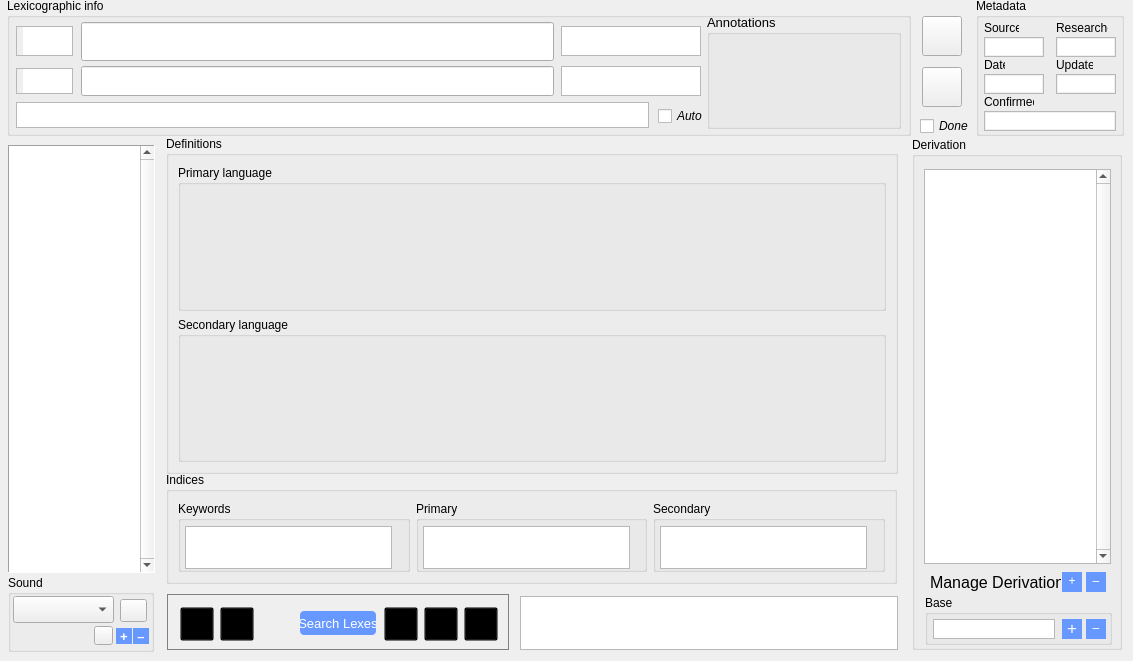
    <widget class="QWidget" name="lexicon">
     <attribute name="title">
      <string>Lexicon</string>
     </attribute>
     <widget class="QFrame" name="lControlBar">
      <property name="geometry">
       <rect>
        <x>167</x>
        <y>594</y>
        <width>342</width>
        <height>56</height>
       </rect>
      </property>
      <property name="sizePolicy">
       <sizepolicy hsizetype="Fixed" vsizetype="Fixed">
        <horstretch>0</horstretch>
        <verstretch>0</verstretch>
       </sizepolicy>
      </property>
      <property name="styleSheet">
       <string notr="true">QFrame {
     border: 1px solid gray;
}

QToolButton {
     background: transparent;
     min-width: 32px;
	 min-height: 32px;
     max-width: 32px;
	 max-height: 32px;
}
</string>
      </property>
      <property name="frameShape">
       <enum>QFrame::StyledPanel</enum>
      </property>
      <property name="frameShadow">
       <enum>QFrame::Sunken</enum>
      </property>
      <widget class="QToolButton" name="lBeginBtn">
       <property name="geometry">
        <rect>
         <x>13</x>
         <y>13</y>
         <width>34</width>
         <height>34</height>
        </rect>
       </property>
       <property name="font">
        <font>
         <pointsize>28</pointsize>
        </font>
       </property>
       <property name="toolTip">
        <string>go to first card of lexicon</string>
       </property>
       <property name="autoFillBackground">
        <bool>false</bool>
       </property>
       <property name="text">
        <string/>
       </property>
       <property name="toolButtonStyle">
        <enum>Qt::ToolButtonIconOnly</enum>
       </property>
      </widget>
      <widget class="QToolButton" name="lPrevBtn">
       <property name="geometry">
        <rect>
         <x>53</x>
         <y>13</y>
         <width>34</width>
         <height>34</height>
        </rect>
       </property>
       <property name="toolTip">
        <string>go to previous card of lexicon</string>
       </property>
       <property name="text">
        <string/>
       </property>
      </widget>
      <widget class="QToolButton" name="lRtnBtn">
       <property name="geometry">
        <rect>
         <x>93</x>
         <y>13</y>
         <width>34</width>
         <height>34</height>
        </rect>
       </property>
       <property name="toolTip">
        <string>go back</string>
       </property>
       <property name="styleSheet">
        <string notr="true"/>
       </property>
       <property name="text">
        <string/>
       </property>
       <property name="autoRaise">
        <bool>true</bool>
       </property>
      </widget>
      <widget class="QPushButton" name="lAdvancedSearch">
       <property name="geometry">
        <rect>
         <x>133</x>
         <y>17</y>
         <width>76</width>
         <height>24</height>
        </rect>
       </property>
       <property name="sizePolicy">
        <sizepolicy hsizetype="Fixed" vsizetype="Fixed">
         <horstretch>0</horstretch>
         <verstretch>0</verstretch>
        </sizepolicy>
       </property>
       <property name="font">
        <font>
         <pointsize>10</pointsize>
         <weight>50</weight>
         <italic>false</italic>
         <bold>false</bold>
        </font>
       </property>
       <property name="toolTip">
        <string>advanced search</string>
       </property>
       <property name="styleSheet">
        <string notr="true">QPushButton {
	background: #6698FF;
	color: white;    
	border: 0px solid black;
	border-radius: 4px;
    	padding: 0 0 0 0;
    	margin: 0 0 0 0;
}

QPushButton:pressed {
	background: #1E90FF;
	border: 2px outset #1E90FF;
}</string>
       </property>
       <property name="text">
        <string>Search Lexes</string>
       </property>
      </widget>
      <widget class="QToolButton" name="lNextBtn">
       <property name="geometry">
        <rect>
         <x>257</x>
         <y>13</y>
         <width>34</width>
         <height>34</height>
        </rect>
       </property>
       <property name="toolTip">
        <string>go to next card of lexicon</string>
       </property>
       <property name="text">
        <string/>
       </property>
       <property name="popupMode">
        <enum>QToolButton::DelayedPopup</enum>
       </property>
       <property name="arrowType">
        <enum>Qt::NoArrow</enum>
       </property>
      </widget>
      <widget class="QToolButton" name="lEndBtn">
       <property name="geometry">
        <rect>
         <x>297</x>
         <y>13</y>
         <width>34</width>
         <height>34</height>
        </rect>
       </property>
       <property name="toolTip">
        <string>go to last cd of lexicon</string>
       </property>
       <property name="text">
        <string/>
       </property>
      </widget>
      <widget class="QToolButton" name="lFwdBtn">
       <property name="geometry">
        <rect>
         <x>217</x>
         <y>13</y>
         <width>34</width>
         <height>34</height>
        </rect>
       </property>
       <property name="minimumSize">
        <size>
         <width>34</width>
         <height>34</height>
        </size>
       </property>
       <property name="maximumSize">
        <size>
         <width>34</width>
         <height>34</height>
        </size>
       </property>
       <property name="toolTip">
        <string>go forward</string>
       </property>
       <property name="text">
        <string/>
       </property>
      </widget>
     </widget>
     <widget class="QListView" name="lLexNav">
      <property name="geometry">
       <rect>
        <x>8</x>
        <y>145</y>
        <width>147</width>
        <height>428</height>
       </rect>
      </property>
      <property name="toolTip">
       <string>find lexical entry</string>
      </property>
      <property name="frameShape">
       <enum>QFrame::Panel</enum>
      </property>
      <property name="verticalScrollBarPolicy">
       <enum>Qt::ScrollBarAlwaysOn</enum>
      </property>
      <property name="horizontalScrollBarPolicy">
       <enum>Qt::ScrollBarAlwaysOff</enum>
      </property>
      <property name="alternatingRowColors">
       <bool>true</bool>
      </property>
     </widget>
     <widget class="QGroupBox" name="lHeader">
      <property name="geometry">
       <rect>
        <x>7</x>
        <y>-2</y>
        <width>904</width>
        <height>138</height>
       </rect>
      </property>
      <property name="styleSheet">
       <string notr="true">QLineEdit {
    padding-left: 3px;
}</string>
      </property>
      <property name="title">
       <string>Lexicographic info</string>
      </property>
      <widget class="QLineEdit" name="lOrthography">
       <property name="geometry">
        <rect>
         <x>74</x>
         <y>24</y>
         <width>473</width>
         <height>39</height>
        </rect>
       </property>
       <property name="font">
        <font>
         <pointsize>18</pointsize>
        </font>
       </property>
       <property name="toolTip">
        <string>orthographic form</string>
       </property>
      </widget>
      <widget class="QLineEdit" name="lIPA">
       <property name="geometry">
        <rect>
         <x>74</x>
         <y>68</y>
         <width>473</width>
         <height>30</height>
        </rect>
       </property>
       <property name="font">
        <font>
         <pointsize>12</pointsize>
        </font>
       </property>
       <property name="toolTip">
        <string>phonemic form</string>
       </property>
      </widget>
      <widget class="QPlainTextEdit" name="lPOS">
       <property name="geometry">
        <rect>
         <x>9</x>
         <y>28</y>
         <width>57</width>
         <height>30</height>
        </rect>
       </property>
       <property name="font">
        <font>
         <pointsize>12</pointsize>
        </font>
       </property>
       <property name="toolTip">
        <string>part of speech</string>
       </property>
       <property name="layoutDirection">
        <enum>Qt::LeftToRight</enum>
       </property>
       <property name="styleSheet">
        <string notr="true">padding-left: 6px;</string>
       </property>
      </widget>
      <widget class="QTextEdit" name="lLiteral">
       <property name="geometry">
        <rect>
         <x>9</x>
         <y>104</y>
         <width>633</width>
         <height>26</height>
        </rect>
       </property>
       <property name="font">
        <font>
         <pointsize>10</pointsize>
        </font>
       </property>
       <property name="toolTip">
        <string>literal gloss/morphological breakdown</string>
       </property>
      </widget>
      <widget class="QTextEdit" name="lDialect">
       <property name="geometry">
        <rect>
         <x>554</x>
         <y>28</y>
         <width>140</width>
         <height>30</height>
        </rect>
       </property>
       <property name="font">
        <font>
         <pointsize>11</pointsize>
        </font>
       </property>
       <property name="contextMenuPolicy">
        <enum>Qt::CustomContextMenu</enum>
       </property>
       <property name="toolTip">
        <string>dialectal information. 
Use the format: Cdn. (US. soda)

For expressions known for only one
dialect, simply give the dialect name
without an alternative. Separate
multiple entries with a semi-colon.</string>
       </property>
       <property name="readOnly">
        <bool>false</bool>
       </property>
      </widget>
      <widget class="QCheckBox" name="lAutoBtn">
       <property name="geometry">
        <rect>
         <x>651</x>
         <y>108</y>
         <width>48</width>
         <height>20</height>
        </rect>
       </property>
       <property name="font">
        <font>
         <pointsize>9</pointsize>
         <italic>true</italic>
        </font>
       </property>
       <property name="toolTip">
        <string>link orthographic and phonemic transcriptions</string>
       </property>
       <property name="autoFillBackground">
        <bool>false</bool>
       </property>
       <property name="text">
        <string>Auto</string>
       </property>
      </widget>
      <widget class="QPlainTextEdit" name="lRegister">
       <property name="geometry">
        <rect>
         <x>9</x>
         <y>70</y>
         <width>57</width>
         <height>26</height>
        </rect>
       </property>
       <property name="font">
        <font>
         <pointsize>10</pointsize>
        </font>
       </property>
       <property name="toolTip">
        <string>register (e.g., archaic, vulgar, etc.)</string>
       </property>
       <property name="layoutDirection">
        <enum>Qt::LeftToRight</enum>
       </property>
       <property name="styleSheet">
        <string notr="true">padding-left: 6px;</string>
       </property>
      </widget>
      <widget class="QPlainTextEdit" name="lBrrw">
       <property name="geometry">
        <rect>
         <x>554</x>
         <y>68</y>
         <width>140</width>
         <height>30</height>
        </rect>
       </property>
       <property name="font">
        <font>
         <pointsize>11</pointsize>
        </font>
       </property>
       <property name="contextMenuPolicy">
        <enum>Qt::CustomContextMenu</enum>
       </property>
       <property name="toolTip">
        <string>source of borrowed forms.
Use the format: Sp. “nena”</string>
       </property>
      </widget>
      <widget class="QGroupBox" name="lGrammarBox">
       <property name="geometry">
        <rect>
         <x>700</x>
         <y>16</y>
         <width>194</width>
         <height>115</height>
        </rect>
       </property>
       <property name="font">
        <font>
         <pointsize>10</pointsize>
        </font>
       </property>
       <property name="styleSheet">
        <string notr="true">QTextEdit {
	font-size: 10pts;
}</string>
       </property>
       <property name="title">
        <string>Annotations</string>
       </property>
      </widget>
     </widget>
     <widget class="QGroupBox" name="lMetadataBox">
      <property name="geometry">
       <rect>
        <x>976</x>
        <y>-2</y>
        <width>148</width>
        <height>138</height>
       </rect>
      </property>
      <property name="sizePolicy">
       <sizepolicy hsizetype="Fixed" vsizetype="Fixed">
        <horstretch>0</horstretch>
        <verstretch>0</verstretch>
       </sizepolicy>
      </property>
      <property name="styleSheet">
       <string notr="true">QPlainTextEdit {
    font-size: 9;
    border-radius: 0pts;
    max-height: 16px;
    min-width: 45px;
    min-height: 16px;
    padding: 1px;
}</string>
      </property>
      <property name="title">
       <string>Metadata</string>
      </property>
      <widget class="QLabel" name="lLabelSource">
       <property name="geometry">
        <rect>
         <x>8</x>
         <y>22</y>
         <width>35</width>
         <height>16</height>
        </rect>
       </property>
       <property name="font">
        <font>
         <pointsize>9</pointsize>
        </font>
       </property>
       <property name="text">
        <string>Source</string>
       </property>
      </widget>
      <widget class="QLabel" name="lLabelDate">
       <property name="geometry">
        <rect>
         <x>8</x>
         <y>59</y>
         <width>21</width>
         <height>16</height>
        </rect>
       </property>
       <property name="font">
        <font>
         <pointsize>9</pointsize>
        </font>
       </property>
       <property name="text">
        <string>Date</string>
       </property>
      </widget>
      <widget class="QLabel" name="lLabelResearcher">
       <property name="geometry">
        <rect>
         <x>80</x>
         <y>22</y>
         <width>52</width>
         <height>16</height>
        </rect>
       </property>
       <property name="font">
        <font>
         <pointsize>9</pointsize>
        </font>
       </property>
       <property name="text">
        <string>Researcher</string>
       </property>
      </widget>
      <widget class="QLabel" name="lLabelConfirmed">
       <property name="geometry">
        <rect>
         <x>8</x>
         <y>96</y>
         <width>50</width>
         <height>16</height>
        </rect>
       </property>
       <property name="font">
        <font>
         <pointsize>9</pointsize>
        </font>
       </property>
       <property name="text">
        <string>Confirmed</string>
       </property>
      </widget>
      <widget class="QLabel" name="lLabelUpdated">
       <property name="geometry">
        <rect>
         <x>80</x>
         <y>59</y>
         <width>37</width>
         <height>16</height>
        </rect>
       </property>
       <property name="font">
        <font>
         <pointsize>9</pointsize>
        </font>
       </property>
       <property name="text">
        <string>Updated</string>
       </property>
      </widget>
      <widget class="QPlainTextEdit" name="lSource">
       <property name="geometry">
        <rect>
         <x>8</x>
         <y>39</y>
         <width>60</width>
         <height>18</height>
        </rect>
       </property>
       <property name="font">
        <font>
         <pointsize>9</pointsize>
         <weight>50</weight>
         <italic>false</italic>
         <bold>false</bold>
        </font>
       </property>
       <property name="toolTip">
        <string>original speaker source</string>
       </property>
       <property name="verticalScrollBarPolicy">
        <enum>Qt::ScrollBarAlwaysOff</enum>
       </property>
       <property name="horizontalScrollBarPolicy">
        <enum>Qt::ScrollBarAlwaysOff</enum>
       </property>
      </widget>
      <widget class="QPlainTextEdit" name="lResearcher">
       <property name="geometry">
        <rect>
         <x>80</x>
         <y>39</y>
         <width>60</width>
         <height>18</height>
        </rect>
       </property>
       <property name="font">
        <font>
         <pointsize>9</pointsize>
         <weight>50</weight>
         <italic>false</italic>
         <bold>false</bold>
        </font>
       </property>
       <property name="toolTip">
        <string>person who collected form</string>
       </property>
       <property name="verticalScrollBarPolicy">
        <enum>Qt::ScrollBarAlwaysOff</enum>
       </property>
       <property name="horizontalScrollBarPolicy">
        <enum>Qt::ScrollBarAlwaysOff</enum>
       </property>
      </widget>
      <widget class="QPlainTextEdit" name="lDate">
       <property name="geometry">
        <rect>
         <x>8</x>
         <y>76</y>
         <width>60</width>
         <height>18</height>
        </rect>
       </property>
       <property name="font">
        <font>
         <pointsize>8</pointsize>
         <weight>50</weight>
         <italic>false</italic>
         <bold>false</bold>
        </font>
       </property>
       <property name="toolTip">
        <string>date entered/date collected.
yyyy–MM–dd format recommended</string>
       </property>
       <property name="verticalScrollBarPolicy">
        <enum>Qt::ScrollBarAlwaysOff</enum>
       </property>
       <property name="horizontalScrollBarPolicy">
        <enum>Qt::ScrollBarAlwaysOff</enum>
       </property>
      </widget>
      <widget class="QPlainTextEdit" name="lConfirmed">
       <property name="geometry">
        <rect>
         <x>8</x>
         <y>113</y>
         <width>132</width>
         <height>18</height>
        </rect>
       </property>
       <property name="font">
        <font>
         <pointsize>9</pointsize>
         <weight>50</weight>
         <italic>false</italic>
         <bold>false</bold>
        </font>
       </property>
       <property name="toolTip">
        <string>additional confirmations</string>
       </property>
       <property name="verticalScrollBarPolicy">
        <enum>Qt::ScrollBarAlwaysOff</enum>
       </property>
       <property name="horizontalScrollBarPolicy">
        <enum>Qt::ScrollBarAlwaysOff</enum>
       </property>
       <property name="lineWrapMode">
        <enum>QPlainTextEdit::NoWrap</enum>
       </property>
      </widget>
      <widget class="QPlainTextEdit" name="lUpdated">
       <property name="geometry">
        <rect>
         <x>80</x>
         <y>76</y>
         <width>60</width>
         <height>18</height>
        </rect>
       </property>
       <property name="font">
        <font>
         <pointsize>8</pointsize>
         <weight>50</weight>
         <italic>false</italic>
         <bold>false</bold>
        </font>
       </property>
       <property name="toolTip">
        <string>date last updated</string>
       </property>
       <property name="verticalScrollBarPolicy">
        <enum>Qt::ScrollBarAlwaysOff</enum>
       </property>
       <property name="horizontalScrollBarPolicy">
        <enum>Qt::ScrollBarAlwaysOff</enum>
       </property>
       <property name="readOnly">
        <bool>true</bool>
       </property>
      </widget>
     </widget>
     <widget class="QGroupBox" name="lIndexBox">
      <property name="geometry">
       <rect>
        <x>166</x>
        <y>472</y>
        <width>731</width>
        <height>112</height>
       </rect>
      </property>
      <property name="styleSheet">
       <string notr="true"/>
      </property>
      <property name="title">
       <string>Indices</string>
      </property>
      <layout class="QHBoxLayout" name="horizontalLayout_3">
       <item>
        <widget class="QGroupBox" name="lKeywordsBox">
         <property name="autoFillBackground">
          <bool>false</bool>
         </property>
         <property name="styleSheet">
          <string notr="true">QGroupBox.title {
	background-color: transparent;
}</string>
         </property>
         <property name="title">
          <string>Keywords</string>
         </property>
         <widget class="QPlainTextEdit" name="lKeywordIndex">
          <property name="geometry">
           <rect>
            <x>7</x>
            <y>25</y>
            <width>207</width>
            <height>43</height>
           </rect>
          </property>
          <property name="toolTip">
           <string>keywords/semantic fields</string>
          </property>
         </widget>
        </widget>
       </item>
       <item>
        <widget class="QGroupBox" name="lPrimaryIndexBox">
         <property name="title">
          <string>Primary</string>
         </property>
         <widget class="QPlainTextEdit" name="lPrimaryIndex">
          <property name="geometry">
           <rect>
            <x>7</x>
            <y>25</y>
            <width>207</width>
            <height>43</height>
           </rect>
          </property>
          <property name="toolTip">
           <string notr="true" extracomment="index keys in primary language">index keys in primary language</string>
          </property>
         </widget>
        </widget>
       </item>
       <item>
        <widget class="QGroupBox" name="lSecondaryIndexBox">
         <property name="title">
          <string>Secondary</string>
         </property>
         <widget class="QPlainTextEdit" name="lSecondaryIndex">
          <property name="geometry">
           <rect>
            <x>7</x>
            <y>25</y>
            <width>207</width>
            <height>43</height>
           </rect>
          </property>
          <property name="minimumSize">
           <size>
            <width>122</width>
            <height>0</height>
           </size>
          </property>
          <property name="toolTip">
           <string>index keys in secondary language</string>
          </property>
         </widget>
        </widget>
       </item>
      </layout>
     </widget>
     <widget class="QGroupBox" name="lDefBox">
      <property name="geometry">
       <rect>
        <x>166</x>
        <y>136</y>
        <width>732</width>
        <height>338</height>
       </rect>
      </property>
      <property name="styleSheet">
       <string notr="true"/>
      </property>
      <property name="title">
       <string>Definitions</string>
      </property>
      <layout class="QVBoxLayout" name="verticalLayout">
       <item>
        <widget class="QGroupBox" name="lL1Box">
         <property name="autoFillBackground">
          <bool>false</bool>
         </property>
         <property name="title">
          <string>Primary language</string>
         </property>
         <property name="flat">
          <bool>false</bool>
         </property>
        </widget>
       </item>
       <item>
        <widget class="QGroupBox" name="lL2Box">
         <property name="title">
          <string>Secondary language</string>
         </property>
        </widget>
       </item>
      </layout>
     </widget>
     <widget class="QGroupBox" name="lSoundBox">
      <property name="geometry">
       <rect>
        <x>8</x>
        <y>575</y>
        <width>146</width>
        <height>77</height>
       </rect>
      </property>
      <property name="styleSheet">
       <string notr="true">QToolButton {
    background: auto;
}
QToolButton:pressed {
	border: 2px outset transparent;
}</string>
      </property>
      <property name="title">
       <string>Sound</string>
      </property>
      <widget class="QComboBox" name="lRecordings">
       <property name="geometry">
        <rect>
         <x>5</x>
         <y>21</y>
         <width>101</width>
         <height>27</height>
        </rect>
       </property>
       <property name="font">
        <font>
         <pointsize>10</pointsize>
        </font>
       </property>
       <property name="toolTip">
        <string>recordings</string>
       </property>
       <property name="insertPolicy">
        <enum>QComboBox::InsertAtTop</enum>
       </property>
      </widget>
      <widget class="QToolButton" name="lPlaySoundBtn">
       <property name="geometry">
        <rect>
         <x>112</x>
         <y>24</y>
         <width>27</width>
         <height>23</height>
        </rect>
       </property>
       <property name="toolTip">
        <string>play recording</string>
       </property>
       <property name="styleSheet">
        <string notr="true"/>
       </property>
       <property name="text">
        <string/>
       </property>
      </widget>
      <widget class="QLabel" name="lSoundFileMeta">
       <property name="geometry">
        <rect>
         <x>8</x>
         <y>52</y>
         <width>71</width>
         <height>21</height>
        </rect>
       </property>
       <property name="font">
        <font>
         <pointsize>9</pointsize>
        </font>
       </property>
       <property name="toolTip">
        <string>speaker info for recording</string>
       </property>
       <property name="styleSheet">
        <string notr="true"/>
       </property>
      </widget>
      <widget class="QToolButton" name="lSoundMetaBtn">
       <property name="geometry">
        <rect>
         <x>86</x>
         <y>51</y>
         <width>19</width>
         <height>19</height>
        </rect>
       </property>
       <property name="toolTip">
        <string>metadata</string>
       </property>
      </widget>
      <widget class="QToolButton" name="lAddEgBtn">
       <property name="geometry">
        <rect>
         <x>108</x>
         <y>53</y>
         <width>16</width>
         <height>16</height>
        </rect>
       </property>
       <property name="font">
        <font>
         <pointsize>10</pointsize>
         <weight>75</weight>
         <bold>true</bold>
        </font>
       </property>
       <property name="toolTip">
        <string>add media file</string>
       </property>
       <property name="autoFillBackground">
        <bool>false</bool>
       </property>
       <property name="styleSheet">
        <string notr="true">QToolButton {
	background: #6698FF;
	color: white;
	border: 1px solid #6698FF;
}

QToolButton:pressed {
	border: 2px outset #1E90FF;
}</string>
       </property>
       <property name="text">
        <string>+</string>
       </property>
       <property name="toolButtonStyle">
        <enum>Qt::ToolButtonTextOnly</enum>
       </property>
       <property name="autoRaise">
        <bool>true</bool>
       </property>
      </widget>
      <widget class="QToolButton" name="lDelEgBtn">
       <property name="geometry">
        <rect>
         <x>125</x>
         <y>53</y>
         <width>16</width>
         <height>16</height>
        </rect>
       </property>
       <property name="font">
        <font>
         <pointsize>10</pointsize>
         <weight>75</weight>
         <bold>true</bold>
        </font>
       </property>
       <property name="toolTip">
        <string>delete media file</string>
       </property>
       <property name="styleSheet">
        <string notr="true">QToolButton {
	background: #6698FF;
	color: white;
	border: 1px solid #6698FF;
}

QToolButton:pressed {
	border: 2px outset #1E90FF;
}</string>
       </property>
       <property name="text">
        <string>–</string>
       </property>
       <property name="toolButtonStyle">
        <enum>Qt::ToolButtonTextOnly</enum>
       </property>
       <property name="autoRaise">
        <bool>true</bool>
       </property>
      </widget>
     </widget>
     <widget class="QTextEdit" name="lNotes">
      <property name="geometry">
       <rect>
        <x>520</x>
        <y>596</y>
        <width>378</width>
        <height>54</height>
       </rect>
      </property>
      <property name="toolTip">
       <string>comments</string>
      </property>
     </widget>
     <widget class="QGroupBox" name="lDerivationBox">
      <property name="geometry">
       <rect>
        <x>912</x>
        <y>137</y>
        <width>210</width>
        <height>513</height>
       </rect>
      </property>
      <property name="styleSheet">
       <string notr="true">QToolButton {
	min-height: 15px;
	min-width: 18px;
	max-height: 15px;
	max-width: 18px;
	padding-bottom: 3px;
	font: 75 13pt &quot;Lucida Grande&quot;;
	background: #6698FF;
	color: white;
	border: 1px solid #6698FF;
}

QToolButton:pressed {
	border: 2px outset #1E90FF;
}</string>
      </property>
      <property name="title">
       <string>Derivation</string>
      </property>
      <widget class="QListWidget" name="lDerivatives">
       <property name="geometry">
        <rect>
         <x>12</x>
         <y>32</y>
         <width>187</width>
         <height>395</height>
        </rect>
       </property>
       <property name="font">
        <font>
         <pointsize>10</pointsize>
        </font>
       </property>
       <property name="verticalScrollBarPolicy">
        <enum>Qt::ScrollBarAlwaysOn</enum>
       </property>
       <property name="horizontalScrollBarPolicy">
        <enum>Qt::ScrollBarAlwaysOff</enum>
       </property>
      </widget>
      <widget class="QGroupBox" name="DerToolBox">
       <property name="geometry">
        <rect>
         <x>13</x>
         <y>458</y>
         <width>187</width>
         <height>50</height>
        </rect>
       </property>
       <property name="styleSheet">
        <string notr="true"/>
       </property>
       <property name="title">
        <string>Base</string>
       </property>
       <widget class="QToolButton" name="lRadicalBtn">
        <property name="geometry">
         <rect>
          <x>137</x>
          <y>24</y>
          <width>20</width>
          <height>20</height>
         </rect>
        </property>
        <property name="font">
         <font>
          <family>Lucida Grande</family>
          <pointsize>13</pointsize>
          <weight>9</weight>
          <italic>false</italic>
          <bold>false</bold>
         </font>
        </property>
        <property name="toolTip">
         <string>add link to base
of entry word</string>
        </property>
        <property name="styleSheet">
         <string notr="true"/>
        </property>
        <property name="text">
         <string>+</string>
        </property>
       </widget>
       <widget class="QToolButton" name="lBreakLnkBtn">
        <property name="geometry">
         <rect>
          <x>161</x>
          <y>24</y>
          <width>20</width>
          <height>20</height>
         </rect>
        </property>
        <property name="toolTip">
         <string>break link to base</string>
        </property>
        <property name="text">
         <string>–</string>
        </property>
       </widget>
       <widget class="QListWidget" name="lBase">
        <property name="geometry">
         <rect>
          <x>8</x>
          <y>24</y>
          <width>122</width>
          <height>20</height>
         </rect>
        </property>
        <property name="font">
         <font>
          <pointsize>12</pointsize>
         </font>
        </property>
        <property name="toolTip">
         <string>click to go to
entry for base</string>
        </property>
        <property name="autoFillBackground">
         <bool>true</bool>
        </property>
        <property name="autoScroll">
         <bool>false</bool>
        </property>
       </widget>
      </widget>
      <widget class="QToolButton" name="lAddDerBtn">
       <property name="geometry">
        <rect>
         <x>150</x>
         <y>435</y>
         <width>20</width>
         <height>20</height>
        </rect>
       </property>
       <property name="toolTip">
        <string>add derivative</string>
       </property>
       <property name="text">
        <string>+</string>
       </property>
      </widget>
      <widget class="QToolButton" name="lRemoveDerBtn">
       <property name="geometry">
        <rect>
         <x>174</x>
         <y>435</y>
         <width>20</width>
         <height>20</height>
        </rect>
       </property>
       <property name="toolTip">
        <string>remove derivative</string>
       </property>
       <property name="text">
        <string>–</string>
       </property>
      </widget>
      <widget class="QLabel" name="label_8">
       <property name="geometry">
        <rect>
         <x>18</x>
         <y>435</y>
         <width>131</width>
         <height>20</height>
        </rect>
       </property>
       <property name="font">
        <font>
         <pointsize>12</pointsize>
        </font>
       </property>
       <property name="text">
        <string>Manage Derivations:</string>
       </property>
      </widget>
     </widget>
     <widget class="QCheckBox" name="lDoneBtn">
      <property name="geometry">
       <rect>
        <x>920</x>
        <y>117</y>
        <width>65</width>
        <height>18</height>
       </rect>
      </property>
      <property name="minimumSize">
       <size>
        <width>65</width>
        <height>18</height>
       </size>
      </property>
      <property name="maximumSize">
       <size>
        <width>65</width>
        <height>18</height>
       </size>
      </property>
      <property name="font">
       <font>
        <pointsize>9</pointsize>
        <italic>true</italic>
       </font>
      </property>
      <property name="toolTip">
       <string>Select this when the entry is more or
less complete. When not selected, 
entries will be sorted to the end of the
navigation lists on this page and on the
Home card. Leave unselected or deselect
to single out entries for further attention.</string>
      </property>
      <property name="autoFillBackground">
       <bool>false</bool>
      </property>
      <property name="text">
       <string>Done</string>
      </property>
     </widget>
     <widget class="QToolButton" name="lNewBtn">
      <property name="geometry">
       <rect>
        <x>922</x>
        <y>16</y>
        <width>40</width>
        <height>40</height>
       </rect>
      </property>
      <property name="minimumSize">
       <size>
        <width>40</width>
        <height>40</height>
       </size>
      </property>
      <property name="maximumSize">
       <size>
        <width>40</width>
        <height>40</height>
       </size>
      </property>
      <property name="toolTip">
       <string>new lexical entry</string>
      </property>
      <property name="autoRaise">
       <bool>false</bool>
      </property>
     </widget>
     <widget class="QToolButton" name="lClipBtn">
      <property name="geometry">
       <rect>
        <x>922</x>
        <y>67</y>
        <width>40</width>
        <height>40</height>
       </rect>
      </property>
      <property name="minimumSize">
       <size>
        <width>40</width>
        <height>40</height>
       </size>
      </property>
      <property name="maximumSize">
       <size>
        <width>40</width>
        <height>40</height>
       </size>
      </property>
      <property name="toolTip">
       <string>copy simplified entry to clipboard
for use in other applications</string>
      </property>
      <property name="text">
       <string/>
      </property>
     </widget>
    </widget>
